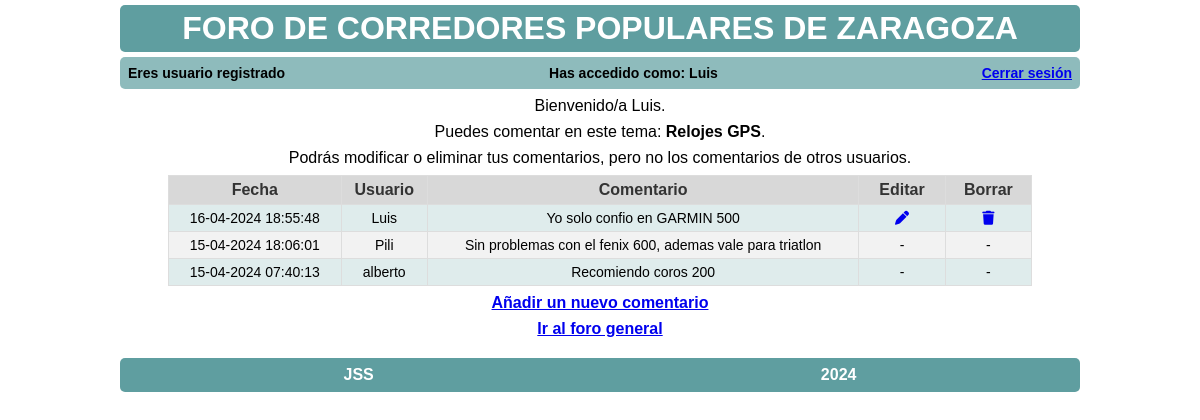
The app's page /tema.php?id=47&tema=Relojes GPS&usuario=2 (signed in) with its own data.
### tables this page shows
CREATE TABLE `comentarios` (
  `id_comentario` int(11) NOT NULL,
  `comentario` longtext NOT NULL,
  `fecha_comentario` datetime NOT NULL,
  `id_tema` int(11) NOT NULL,
  `id_usuario` int(11) NOT NULL
);

CREATE TABLE `usuarios` (
  `id_usuario` int(11) NOT NULL,
  `usuario` text NOT NULL,
  `pw` varchar(32) NOT NULL,
  `email` varchar(32) NOT NULL
);

### tema.php (the view, shortened to what this page needs)
<?php
include("connect-db.php");
$id = $_GET['id'];
$tema = $_GET['tema'];
$usuarioActual = $_SESSION['id_usuario'];
if (isset($_SESSION['id_usuario'])) {
    include("header.php");
?>
<?php
    if ($usuarioActual == '1') {
    ?>
    <p>Eres <b>admin</b>, puedes editar o eliminar cualquier comentario</p>
    <?php }
    else { ?>
    <p>Bienvenido/a <?php echo $_SESSION['usuario']; ?>.
    <p> Puedes comentar en este tema:<b> <?php echo $tema ?></b>.
    <p>Podrás modificar o eliminar tus comentarios, pero no los comentarios de otros usuarios.</p>
    <?php
    }
    $sql = "SELECT * FROM comentarios
        INNER JOIN temas ON comentarios.id_tema = temas.id_tema
        INNER JOIN usuarios ON comentarios.id_usuario = usuarios.id_usuario
        WHERE comentarios.id_tema = :id
        ORDER BY id_comentario desc";
    try {
        $consulta = $conn->prepare($sql);
        $consulta->bindParam(':id', $id, PDO::PARAM_INT);
        $consulta->execute();
        $comentarios = $consulta->fetchAll(PDO::FETCH_ASSOC);
        echo "<table class='tabla_foro'>";
        echo "<thead><tr>
        <th width='20%'>Fecha</th>
        <th width='10%'>Usuario</th>
        <th width='50%'>Comentario</th>
        <th width='10%'>Editar</th>
        <th width='10%'>Borrar</th>
        </tr></thead>";
        echo "<tbody>";
        foreach ($comentarios as $row) {
            echo "<tr>";
            echo '<td>' . date('d-m-Y H:i:s', strtotime($row['fecha_comentario'])) . '</td>';
            echo '<td>' . $row['usuario'] . '</td>';
            echo '<td>' . $row['comentario'] . '</td>';
            if ($row['id_usuario'] == $usuarioActual || $usuarioActual=='1') {
                echo '<td> <a href="actualizarComentario.php?id_comentario=' . $row['id_comentario'] . '&comentario=' . $row['comentario'] . '&tema=' . $row['tema'] . '&id_tema=' . $row['id_tema'] . '"><i class="fa-solid fa-pen"></i></td>';
                echo '<td> <a href="borrarComentario.php?id_comentario='.$row['id_comentario'].'&comentario='.$row['comentario'].'&tema='.$row['tema'].'&id_tema='.$row['id_tema'].'"><i class="fa-solid fa-trash"></i></a></td>';
            } else {
                echo "<td>-</td><td>-</td>";
            }
        }
        echo "</tbody>";
        echo "</table>";
    } catch (PDOException $e) {
        echo "Error al ejecutar la consulta: " . $e->getMessage();
    }
    ?>
    <p><a href="newcomentario.php?id_tema=<?php echo $id; ?>&id_usuario=<?php echo $_SESSION['id_usuario']; ?>&tema=<?php echo $tema; ?>">Añadir un nuevo comentario</a></p>
    <p><a href="foro.php">Ir al foro general</a></p>
    </body>
    </html>
<?php
    include('footer.php');
} else {
    header("Location: index.php");
}
?>

### css/stylos.css (style rules this page uses)
* { margin: 0; padding: 0; box-sizing: border-box; }
body { width: 80%; margin: 0 auto; font-family: Arial, Helvetica, sans-serif; }
a { text-align: center; font-weight: bolder; }
p { text-align: center; margin: 8px; }
table { background-color: rgba(95, 158, 160, 0.2); padding: 15px; border: 1px solid black; width: 70%; margin: 0 auto; }
table tr td { text-align: center; font-size: 14px; }
.tabla_foro { width: 90%; border-collapse: collapse; border: 1px solid #ddd; font-family: Arial, sans-serif; text-align: center; margin: 0 auto; }
.tabla_foro thead th, tfoot { background-color: #d8d8d8; color: #333; border: 1px solid #ddd; padding: 5px; }
.tabla_foro tbody td { border: 1px solid #ddd; padding: 5px; }
.tabla_foro tbody tr:nth-child(even) { background-color: #f2f2f2; }

### records on screen
comentarios: fecha_comentario "16-04-2024 18:55:48", id_usuario.usuario "Luis", comentario "Yo solo confio en GARMIN 500"
comentarios: fecha_comentario "15-04-2024 18:06:01", id_usuario.usuario "Pili", comentario "Sin problemas con el fenix 600, ademas vale para triatlon"
comentarios: fecha_comentario "15-04-2024 07:40:13", id_usuario.usuario "alberto", comentario "Recomiendo coros 200"

### other values on screen
$_SESSION['usuario'] "Luis"
$tema "Relojes GPS"
